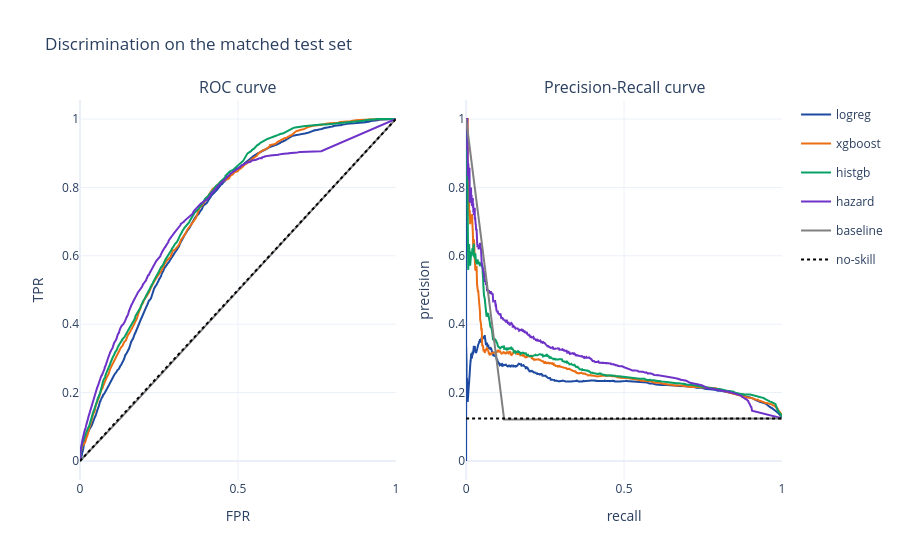

Notebook source saved alongside this figure:
### Markdown cell above
## 2 - Ranking: ROC-AUC and PR-AUC

ROC (rank quality overall) and Precision-Recall (rank quality where positives are
rare - the metric that actually matters at ~12% prevalence). No-skill references: the
ROC diagonal (AUC 0.5) and the PR line at p0.

### Code cell
fig = make_subplots(rows=1, cols=2, subplot_titles=("ROC curve", "Precision-Recall curve"))
for m in MODELS+["baseline"]:
    fpr,tpr,_ = roc_curve(y, P[m]); fig.add_scatter(x=fpr,y=tpr,mode="lines",name=m,legendgroup=m,
        line=dict(color=MCOL[m]), row=1,col=1)
    pr,rc,_ = precision_recall_curve(y, P[m]); fig.add_scatter(x=rc,y=pr,mode="lines",name=m,legendgroup=m,
        showlegend=False, line=dict(color=MCOL[m]), row=1,col=2)
fig.add_scatter(x=[0,1],y=[0,1],mode="lines",line=dict(color="black",dash="dot"),name="no-skill",row=1,col=1)
fig.add_scatter(x=[0,1],y=[p0,p0],mode="lines",line=dict(color="black",dash="dot"),showlegend=False,row=1,col=2)
fig.update_xaxes(title_text="FPR",row=1,col=1); fig.update_yaxes(title_text="TPR",row=1,col=1)
fig.update_xaxes(title_text="recall",row=1,col=2); fig.update_yaxes(title_text="precision",row=1,col=2)
fig.update_layout(title="Discrimination on the matched test set"); fig.show()

rank = pd.DataFrame({m: {"ROC_AUC": roc_auc_score(y,P[m]), "PR_AUC": average_precision_score(y,P[m]),
                        "Brier": brier_score_loss(y, np.clip(P[m],0,1))} for m in MODELS+["baseline"]}).T
display(rank.round(4))

### Figure 1 — Plotly figure (JSON) as saved in the notebook; plotly's stock layout.template omitted (floating-point values rounded to 4 significant figures; data arrays with more than 128 entries replaced by an {"elided": "..."} marker saying what was removed)
{"data": [{"legendgroup": "logreg", "line": {"color": "#1E4BA1"}, "mode": "lines", "name": "logreg", "type": "scatter", "x": {"elided": "6713 float values"}, "xaxis": "x", "y": {"elided": "6713 float values"}, "yaxis": "y"}, {"legendgroup": "logreg", "line": {"color": "#1E4BA1"}, "mode": "lines", "name": "logreg", "showlegend": false, "type": "scatter", "x": {"elided": "10720 float values"}, "xaxis": "x2", "y": {"elided": "10720 float values"}, "yaxis": "y2"}, {"legendgroup": "xgboost", "line": {"color": "#EB6E14"}, "mode": "lines", "name": "xgboost", "type": "scatter", "x": {"elided": "5221 float values"}, "xaxis": "x", "y": {"elided": "5221 float values"}, "yaxis": "y"}, {"legendgroup": "xgboost", "line": {"color": "#EB6E14"}, "mode": "lines", "name": "xgboost", "showlegend": false, "type": "scatter", "x": {"elided": "9721 float values"}, "xaxis": "x2", "y": {"elided": "9721 float values"}, "yaxis": "y2"}, {"legendgroup": "histgb", "line": {"color": "#08A064"}, "mode": "lines", "name": "histgb", "type": "scatter", "x": {"elided": "2927 float values"}, "xaxis": "x", "y": {"elided": "2927 float values"}, "yaxis": "y"}, {"legendgroup": "histgb", "line": {"color": "#08A064"}, "mode": "lines", "name": "histgb", "showlegend": false, "type": "scatter", "x": {"elided": "3654 float values"}, "xaxis": "x2", "y": {"elided": "3654 float values"}, "yaxis": "y2"}, {"legendgroup": "hazard", "line": {"color": "#6E32C8"}, "mode": "lines", "name": "hazard", "type": "scatter", "x": {"elided": "6019 float values"}, "xaxis": "x", "y": {"elided": "6019 float values"}, "yaxis": "y"}, {"legendgroup": "hazard", "line": {"color": "#6E32C8"}, "mode": "lines", "name": "hazard", "showlegend": false, "type": "scatter", "x": {"elided": "12076 float values"}, "xaxis": "x2", "y": {"elided": "12076 float values"}, "yaxis": "y2"}, {"legendgroup": "baseline", "line": {"color": "grey"}, "mode": "lines", "name": "baseline", "type": "scatter", "x": [0.0, 0.1238, 1.0], "xaxis": "x", "y": [0.0, 0.1204, 1.0], "yaxis": "y"}, {"legendgroup": "baseline", "line": {"color": "grey"}, "mode": "lines", "name": "baseline", "showlegend": false, "type": "scatter", "x": [1.0, 0.1204, 0.0], "xaxis": "x2", "y": [0.1246, 0.1216, 1.0], "yaxis": "y2"}, {"line": {"color": "black", "dash": "dot"}, "mode": "lines", "name": "no-skill", "type": "scatter", "x": [0, 1], "xaxis": "x", "y": [0, 1], "yaxis": "y"}, {"line": {"color": "black", "dash": "dot"}, "mode": "lines", "showlegend": false, "type": "scatter", "x": [0, 1], "xaxis": "x2", "y": [0.1246, 0.1246], "yaxis": "y2"}], "layout": {"annotations": [{"font": {"size": 16}, "showarrow": false, "text": "ROC curve", "x": 0.225, "xanchor": "center", "xref": "paper", "y": 1, "yanchor": "bottom", "yref": "paper"}, {"font": {"size": 16}, "showarrow": false, "text": "Precision-Recall curve", "x": 0.775, "xanchor": "center", "xref": "paper", "y": 1, "yanchor": "bottom", "yref": "paper"}], "title": {"text": "Discrimination on the matched test set"}, "xaxis": {"anchor": "y", "domain": [0, 0.45], "title": {"text": "FPR"}}, "xaxis2": {"anchor": "y2", "domain": [0.55, 1], "title": {"text": "recall"}}, "yaxis": {"anchor": "x", "domain": [0, 1], "title": {"text": "TPR"}}, "yaxis2": {"anchor": "x2", "domain": [0, 1], "title": {"text": "precision"}}}}
